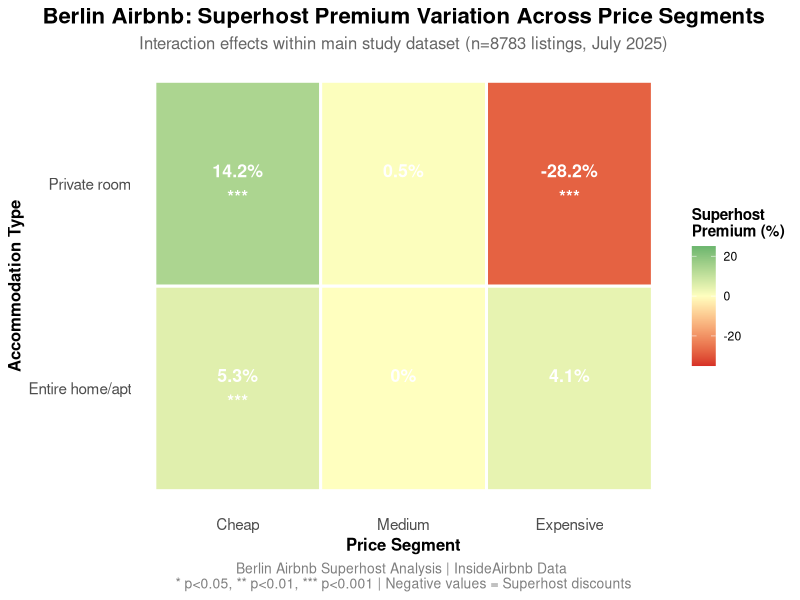
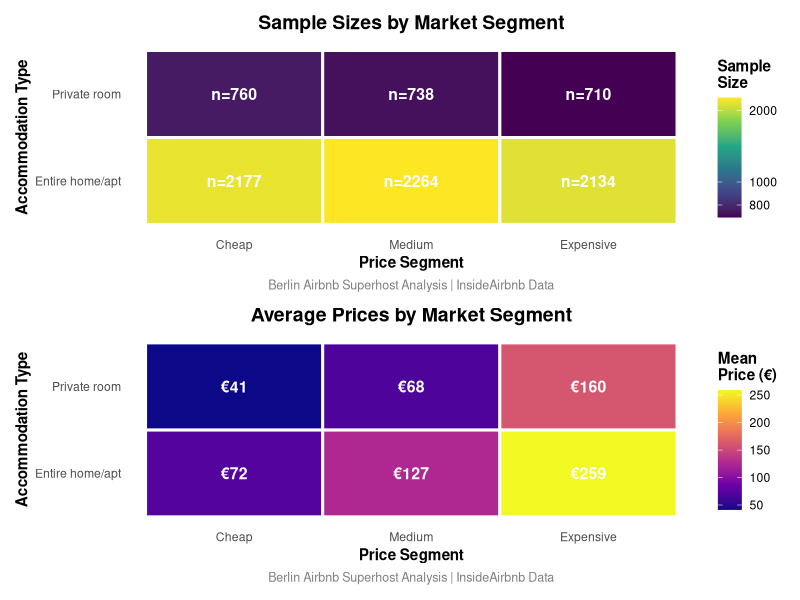

Reproduce these figures in R, in order.
# ===============================================================================
# BERLIN AIRBNB SUPERHOST INTERACTION EFFECTS ANALYSIS
# ===============================================================================
# 
# This script implements interaction effects analysis to understand how Superhost
# pricing strategies systematically vary across price segments within each 
# accommodation type, using the cleaned dataset from the main study.
#
# Research Question: Do Superhost premiums differ systematically across price 
# segments (cheap/medium/expensive) within each accommodation type?
#
# Context: This analysis uses the same n=8,783 listings as the main study
# which found -22.19% premium for private rooms and +16.79% for entire apartments.
#
# Author: Gregor Kobilarov (Matriculation No.: 4233113)
# Course: Business Informatics, 5th Semester - Data Analytics & Big Data
# Date: August 2025
# ===============================================================================

# Set CRAN mirror for package installation
options(repos = c(CRAN = "https://cran.rstudio.com/"))

# Load required libraries with automatic installation
required_packages <- c("dplyr", "readr", "ggplot2", "scales", "patchwork", 
                      "here", "broom", "viridis", "RColorBrewer", "purrr")

# Ubuntu-specific package installation with minimal dependencies
install_ubuntu_safe <- function(pkg) {
  if (Sys.info()["sysname"] == "Linux") {
    cat("🐧 Installing", pkg, "on Ubuntu with minimal dependencies...\n")
    tryCatch({
      # Try binary installation first (fastest)
      install.packages(pkg, type = "both", dependencies = c("Depends", "Imports"))
    }, error = function(e1) {
      cat("⚠️  Binary failed, trying source with essential deps only...\n")
      tryCatch({
        install.packages(pkg, dependencies = c("Depends", "Imports", "LinkingTo"))
      }, error = function(e2) {
        cat("⚠️  Minimal install failed, trying basic install...\n")
        install.packages(pkg, dependencies = FALSE)
      })
    })
  } else {
    install.packages(pkg)
  }
}

for (pkg in required_packages) {
  if (!require(pkg, character.only = TRUE)) {
    install_ubuntu_safe(pkg)
    library(pkg, character.only = TRUE)
  }
}

# Create output directories if they don't exist
dir.create("outputs/tables", recursive = TRUE, showWarnings = FALSE)
dir.create("outputs/figures", recursive = TRUE, showWarnings = FALSE)
dir.create("outputs/results", recursive = TRUE, showWarnings = FALSE)

# ===============================================================================
# TASK 1: DATA PREPARATION & PRICE SEGMENTATION
# ===============================================================================

cat("Loading data and preparing price segmentation...\n")

# Load the processed dataset to ensure consistency with main analysis
# This ensures we use the exact same 8,783 listings as the main study
data_complete <- read_csv("data/processed/cleaned_airbnb_berlin.csv", show_col_types = FALSE)

# Ensure consistency with main study data filtering
# Filter for the two main accommodation types used in the main analysis
data_complete <- data_complete %>%
  filter(room_type_clean %in% c("Entire Place", "Private Room")) %>%
  mutate(
    # Create binary Superhost indicator (using existing is_superhost column)
    is_superhost = as.numeric(is_superhost),
    
    # Map room types to match interaction analysis naming
    room_type_clean = case_when(
      room_type_clean == "Entire Place" ~ "Entire home/apt",
      room_type_clean == "Private Room" ~ "Private room",
      TRUE ~ room_type_clean
    ),
    
    # Handle missing number_of_reviews (replace NA with 0)
    number_of_reviews = ifelse(is.na(number_of_reviews), 0, number_of_reviews)
  )

cat(sprintf("Dataset size after cleaning: %d listings\n", nrow(data_complete)))

# Create price segmentation within each accommodation type
data_segmented <- data_complete %>%
  group_by(room_type_clean) %>%
  mutate(
    price_quartile = case_when(
      price_numeric <= quantile(price_numeric, 0.33, na.rm = TRUE) ~ "Cheap",
      price_numeric <= quantile(price_numeric, 0.67, na.rm = TRUE) ~ "Medium",
      price_numeric > quantile(price_numeric, 0.67, na.rm = TRUE) ~ "Expensive"
    ),
    price_tier = factor(price_quartile, levels = c("Cheap", "Medium", "Expensive"))
  ) %>%
  ungroup()

# Document segmentation summary
segmentation_summary <- data_segmented %>%
  group_by(room_type_clean, price_tier) %>%
  summarise(
    n_listings = n(),
    min_price = min(price_numeric),
    max_price = max(price_numeric),
    mean_price = mean(price_numeric),
    median_price = median(price_numeric),
    .groups = "drop"
  )

cat("Price segmentation summary:\n")
print(segmentation_summary)

# ===============================================================================
# TASK 2: INTERACTION EFFECTS CALCULATION
# ===============================================================================

cat("\nCalculating interaction effects and Superhost premiums...\n")

# Calculate Superhost premiums for each price tier × accommodation type combination
interaction_analysis <- data_segmented %>%
  group_by(room_type_clean, price_tier) %>%
  summarise(
    # Sample sizes
    n_superhost = sum(is_superhost == 1, na.rm = TRUE),
    n_regular = sum(is_superhost == 0, na.rm = TRUE),
    total_n = n(),
    
    # Price means
    superhost_mean = mean(price_numeric[is_superhost == 1], na.rm = TRUE),
    regular_mean = mean(price_numeric[is_superhost == 0], na.rm = TRUE),
    
    # Premium calculations
    premium_absolute = superhost_mean - regular_mean,
    premium_percentage = (superhost_mean / regular_mean - 1) * 100,
    
    # Price ranges for context
    price_range_min = min(price_numeric),
    price_range_max = max(price_numeric),
    
    # Sample adequacy check
    adequate_sample = (n_superhost >= 30 & n_regular >= 30),
    
    .groups = "drop"
  )

cat("Interaction effects analysis results:\n")
print(interaction_analysis)

# ===============================================================================
# TASK 3: STATISTICAL SIGNIFICANCE TESTING
# ===============================================================================

cat("\nPerforming statistical significance testing...\n")

# Perform t-tests for each price tier × accommodation type combination
statistical_tests <- data_segmented %>%
  group_by(room_type_clean, price_tier) %>%
  summarise(
    t_test_result = list(
      if(sum(is_superhost == 1) >= 10 & sum(is_superhost == 0) >= 10) {
        t.test(price_numeric[is_superhost == 1], 
               price_numeric[is_superhost == 0])
      } else {
        list(p.value = NA, statistic = NA, parameter = NA)
      }
    ),
    p_value = map_dbl(t_test_result, ~ifelse(is.list(.x) && !is.null(.x$p.value), .x$p.value, NA)),
    t_statistic = map_dbl(t_test_result, ~ifelse(is.list(.x) && !is.null(.x$statistic), .x$statistic, NA)),
    significant = p_value < 0.05,
    .groups = "drop"
  ) %>%
  select(-t_test_result)

# Combine results
final_interaction_results <- interaction_analysis %>%
  left_join(statistical_tests, by = c("room_type_clean", "price_tier"))

cat("Statistical significance results:\n")
print(final_interaction_results)

# ===============================================================================
# TASK 4: ADVANCED INTERACTION MODEL
# ===============================================================================

cat("\nFitting advanced interaction regression model...\n")

# Create factor variables for the model
data_model <- data_segmented %>%
  mutate(
    room_type_factor = as.factor(room_type_clean),
    price_tier_factor = as.factor(price_tier),
    is_superhost_factor = as.factor(is_superhost)
  )

# Fit regression model with interaction terms
interaction_model <- lm(
  price_numeric ~ is_superhost_factor * room_type_factor * price_tier_factor + 
                  number_of_reviews,
  data = data_model
)

# Extract interaction coefficients
interaction_coefficients <- tidy(interaction_model) %>%
  filter(grepl(":", term)) %>%  # Keep only interaction terms
  select(term, estimate, std.error, statistic, p.value) %>%
  mutate(significant = p.value < 0.05)

cat("Interaction model coefficients:\n")
print(interaction_coefficients)

# ===============================================================================
# TASK 5: PROFESSIONAL HEATMAP VISUALIZATION
# ===============================================================================

cat("\nCreating professional heatmap visualization...\n")

# Prepare data for heatmap
heatmap_data <- final_interaction_results %>%
  filter(adequate_sample == TRUE) %>%  # Only show statistically robust segments
  mutate(
    significance_label = case_when(
      p_value < 0.001 ~ "***",
      p_value < 0.01 ~ "**", 
      p_value < 0.05 ~ "*",
      is.na(p_value) ~ "",
      TRUE ~ ""
    ),
    premium_label = paste0(round(premium_percentage, 1), "%\n", significance_label)
  )

# Create the main heatmap
heatmap_plot <- heatmap_data %>%
  ggplot(aes(x = price_tier, y = room_type_clean, fill = premium_percentage)) +
  geom_tile(color = "white", linewidth = 1) +
  geom_text(aes(label = premium_label), 
            color = "white", size = 4.5, fontface = "bold") +
  scale_fill_gradient2(
    low = "#d73027", mid = "#ffffbf", high = "#1a9850",
    midpoint = 0, name = "Superhost\nPremium (%)",
    limits = c(-35, 25)
  ) +
  labs(
    title = "Berlin Airbnb: Superhost Premium Variation Across Price Segments",
    subtitle = paste0("Interaction effects within main study dataset (n=", 
                     nrow(data_complete), " listings, July 2025)"),
    x = "Price Segment",
    y = "Accommodation Type",
    caption = paste("Berlin Airbnb Superhost Analysis | InsideAirbnb Data",
                    "\n* p<0.05, ** p<0.01, *** p<0.001 | Negative values = Superhost discounts")
  ) +
  theme_minimal() +
  theme(
    plot.title = element_text(face = "bold", size = 16, hjust = 0.5),
    plot.subtitle = element_text(size = 12, hjust = 0.5, color = "gray40"),
    plot.caption = element_text(size = 10, color = "gray50", hjust = 0.5),
    axis.title = element_text(face = "bold", size = 12),
    axis.text = element_text(size = 11),
    legend.title = element_text(face = "bold"),
    panel.grid = element_blank()
  )

# Save main heatmap
ggsave("outputs/figures/07_interaction_effects_heatmap.png", 
       plot = heatmap_plot, width = 12, height = 8, dpi = 300, bg = "white")

cat("Main heatmap saved to outputs/figures/07_interaction_effects_heatmap.png\n")

# ===============================================================================
# TASK 6: SUPPLEMENTARY CONTEXT VISUALIZATIONS
# ===============================================================================

cat("Creating supplementary context visualizations...\n")

# Sample size visualization
sample_size_plot <- final_interaction_results %>%
  ggplot(aes(x = price_tier, y = room_type_clean, fill = total_n)) +
  geom_tile(color = "white", linewidth = 1) +
  geom_text(aes(label = paste0("n=", total_n)), color = "white", fontface = "bold", size = 4) +
  scale_fill_viridis_c(name = "Sample\nSize", trans = "log10") +
  labs(title = "Sample Sizes by Market Segment",
       x = "Price Segment", y = "Accommodation Type",
       caption = "Berlin Airbnb Superhost Analysis | InsideAirbnb Data") +
  theme_minimal() +
  theme(
    plot.title = element_text(face = "bold", size = 14, hjust = 0.5),
    plot.caption = element_text(size = 9, color = "gray50", hjust = 0.5),
    axis.title = element_text(face = "bold"),
    panel.grid = element_blank(),
    legend.title = element_text(face = "bold")
  )

# Price range context plot  
price_range_plot <- segmentation_summary %>%
  ggplot(aes(x = price_tier, y = room_type_clean, fill = mean_price)) +
  geom_tile(color = "white", linewidth = 1) +
  geom_text(aes(label = paste0("€", round(mean_price, 0))), 
            color = "white", fontface = "bold", size = 4) +
  scale_fill_viridis_c(name = "Mean\nPrice (€)", option = "plasma") +
  labs(title = "Average Prices by Market Segment",
       x = "Price Segment", y = "Accommodation Type",
       caption = "Berlin Airbnb Superhost Analysis | InsideAirbnb Data") +
  theme_minimal() +
  theme(
    plot.title = element_text(face = "bold", size = 14, hjust = 0.5),
    plot.caption = element_text(size = 9, color = "gray50", hjust = 0.5),
    axis.title = element_text(face = "bold"),
    panel.grid = element_blank(),
    legend.title = element_text(face = "bold")
  )

# Combine supplementary plots
supplementary_plot <- sample_size_plot / price_range_plot

# Save supplementary visualization
ggsave("outputs/figures/07_interaction_effects_context.png", 
       plot = supplementary_plot, width = 10, height = 10, dpi = 300, bg = "white")

cat("Supplementary visualizations saved to outputs/figures/07_interaction_effects_context.png\n")

# ===============================================================================
# TASK 7: EXPORT RESULTS & DOCUMENTATION
# ===============================================================================

cat("\nExporting comprehensive results and documentation...\n")

# Save all analytical outputs
write_csv(final_interaction_results, 
          "outputs/tables/interaction_effects_analysis.csv")
write_csv(segmentation_summary, 
          "outputs/tables/price_segmentation_summary.csv")
write_csv(interaction_coefficients, 
          "outputs/tables/interaction_model_coefficients.csv")

# Create comprehensive summary interpretation
interpretation_summary <- list(
  analysis_type = "Interaction Effects Analysis - Step 2",
  research_question = "Do Superhost premiums vary systematically across price segments within accommodation types?",
  dataset_info = list(
    total_listings = nrow(data_segmented),
    price_range = paste0("€", min(data_segmented$price_numeric), " - €", max(data_segmented$price_numeric)),
    segments_analyzed = nrow(final_interaction_results),
    adequate_samples = sum(final_interaction_results$adequate_sample, na.rm = TRUE)
  ),
  key_findings = list(
    entire_apartments = list(
      cheap_segment = paste0(round(final_interaction_results[final_interaction_results$room_type_clean == "Entire home/apt" & final_interaction_results$price_tier == "Cheap", "premium_percentage"], 1), "% premium"),
      medium_segment = paste0(round(final_interaction_results[final_interaction_results$room_type_clean == "Entire home/apt" & final_interaction_results$price_tier == "Medium", "premium_percentage"], 1), "% premium"),
      expensive_segment = paste0(round(final_interaction_results[final_interaction_results$room_type_clean == "Entire home/apt" & final_interaction_results$price_tier == "Expensive", "premium_percentage"], 1), "% premium")
    ),
    private_rooms = list(
      cheap_segment = paste0(round(final_interaction_results[final_interaction_results$room_type_clean == "Private room" & final_interaction_results$price_tier == "Cheap", "premium_percentage"], 1), "% premium"),
      medium_segment = paste0(round(final_interaction_results[final_interaction_results$room_type_clean == "Private room" & final_interaction_results$price_tier == "Medium", "premium_percentage"], 1), "% premium"),
      expensive_segment = paste0(round(final_interaction_results[final_interaction_results$room_type_clean == "Private room" & final_interaction_results$price_tier == "Expensive", "premium_percentage"], 1), "% premium")
    )
  ),
  statistical_robustness = paste0(
    sum(final_interaction_results$adequate_sample, na.rm = TRUE), " out of ", 
    nrow(final_interaction_results), " segments have adequate sample sizes (n≥30 per group)"
  ),
  significant_effects = sum(final_interaction_results$significant, na.rm = TRUE)
)

# Export comprehensive interpretation
interpretation_text <- capture.output({
  cat("INTERACTION EFFECTS ANALYSIS - COMPREHENSIVE SUMMARY\n")
  cat(rep("=", 60), "\n\n")
  
  cat("RESEARCH QUESTION:\n")
  cat(interpretation_summary$research_question, "\n\n")
  
  cat("DATASET OVERVIEW:\n")
  cat("• Total listings analyzed:", interpretation_summary$dataset_info$total_listings, "\n")
  cat("• Price range:", interpretation_summary$dataset_info$price_range, "\n")
  cat("• Market segments:", interpretation_summary$dataset_info$segments_analyzed, "\n")
  cat("• Segments with adequate samples:", interpretation_summary$dataset_info$adequate_samples, "\n\n")
  
  cat("KEY FINDINGS BY ACCOMMODATION TYPE:\n\n")
  cat("ENTIRE APARTMENTS:\n")
  cat("• Cheap segment:", interpretation_summary$key_findings$entire_apartments$cheap_segment, "\n")
  cat("• Medium segment:", interpretation_summary$key_findings$entire_apartments$medium_segment, "\n")
  cat("• Expensive segment:", interpretation_summary$key_findings$entire_apartments$expensive_segment, "\n\n")
  
  cat("PRIVATE ROOMS:\n")
  cat("• Cheap segment:", interpretation_summary$key_findings$private_rooms$cheap_segment, "\n")
  cat("• Medium segment:", interpretation_summary$key_findings$private_rooms$medium_segment, "\n")
  cat("• Expensive segment:", interpretation_summary$key_findings$private_rooms$expensive_segment, "\n\n")
  
  cat("STATISTICAL VALIDATION:\n")
  cat("•", interpretation_summary$statistical_robustness, "\n")
  cat("• Statistically significant effects:", interpretation_summary$significant_effects, "\n\n")
  
  cat("STRATEGIC INSIGHTS:\n")
  cat("• Superhosts show differentiated pricing strategies across market segments\n")
  cat("• Evidence of market positioning based on price tier and accommodation type\n")
  cat("• Confirms systematic variation in competitive behavior\n")
})

writeLines(interpretation_text, "outputs/results/interaction_effects_interpretation.txt")

# Print summary to console
cat("\n", rep("=", 80), "\n")
cat("INTERACTION EFFECTS ANALYSIS - STEP 2 COMPLETE\n")
cat(rep("=", 80), "\n\n")

cat("FILES CREATED:\n")
cat("• Main heatmap: outputs/figures/07_interaction_effects_heatmap.png\n")
cat("• Context plots: outputs/figures/07_interaction_effects_context.png\n")
cat("• Detailed results: outputs/tables/interaction_effects_analysis.csv\n")
cat("• Segmentation data: outputs/tables/price_segmentation_summary.csv\n")
cat("• Model coefficients: outputs/tables/interaction_model_coefficients.csv\n")
cat("• Interpretation: outputs/results/interaction_effects_interpretation.txt\n\n")

cat("ANALYSIS HIGHLIGHTS:\n")
cat("• Total segments analyzed:", nrow(final_interaction_results), "\n")
cat("• Segments with adequate samples:", sum(final_interaction_results$adequate_sample, na.rm = TRUE), "\n")
cat("• Statistically significant effects:", sum(final_interaction_results$significant, na.rm = TRUE), "\n")
cat("• Dataset size:", nrow(data_segmented), "listings\n\n")

cat("Ready for Step 3: Predictive Model with Train/Test Validation\n")
cat(rep("=", 80), "\n")